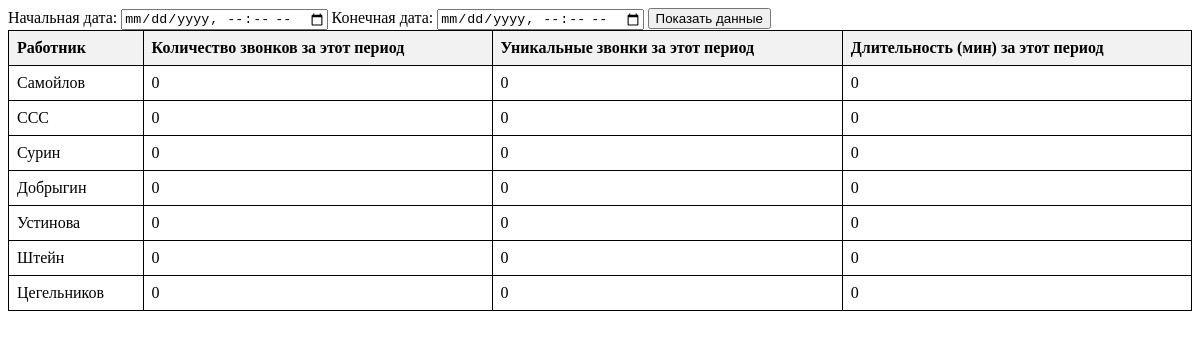
The page /show_more_data on the database its author committed.
### tables this page shows
CREATE TABLE persons (
	id INTEGER NOT NULL, 
	name VARCHAR NOT NULL, 
	phone VARCHAR NOT NULL, 
	PRIMARY KEY (id)
);

### main.py (the view)
@app.route('/show_more_data', methods=['GET', 'POST'])
def show_more_data():
    connect = sqlite3.connect('db/calls_mg.sqlite')
    cursor = connect.cursor()
    start = request.args.get('start', '')
    end = request.args.get('end', '')
    cursor.execute("SELECT name FROM persons")
    all_persons = [row[0] for row in cursor.fetchall()]
    cursor.execute(f"""
                            WITH FilteredCalls AS (
                                    SELECT DATE(c.datetime) AS date, p.name, c.phonea,
                                    count(c.phoneb) AS calls_count,
                                        count(distinct c.phoneb) AS uniq, SUM(c.billsec) / 60
                                        AS minutes
                                    FROM calls c
                                    INNER JOIN persons p ON c.phonea = p.phone
                                    WHERE c.phoneb > 4
                                        AND DATE(c.datetime) BETWEEN DATE('{start}')
                                         AND DATE('{end}')
                                    GROUP BY date, c.phonea, p.name
                                )
                                SELECT name, SUM(calls_count)
                                AS calls_count_for_that_time,
                                    SUM(uniq) AS unic_for_that_time, SUM(minutes)
                                    AS minutes_for_that_time
                                FROM FilteredCalls
                                GROUP BY name, phonea
                        """)
    row = cursor.fetchall()
    data1 = [
        {'name': name, 'calls_count_for_that_time': calls_count_for_that_time,
         'unic_for_that_time': unic_for_that_time,
         'minutes_for_that_time': minutes_for_that_time} for
        name, calls_count_for_that_time, unic_for_that_time,
        minutes_for_that_time in row]
    if not row:
        data1 = [{'name': name, 'calls_count_for_that_time': 0,
                  'unic_for_that_time': 0, 'minutes_for_that_time': 0} for
                 name in all_persons]
    data1_dict = {item['name']: item for item in data1}
    combined_data = list(data1_dict.values())
    return render_template('data_table_2nd.html',
                           data=combined_data)

### templates/data_table_2nd.html (shortened to what this page needs)
<!DOCTYPE html>
<html lang="en">
<head>
</head>
<body>
    <form action="/show_more_data" method="get">
        <label for="start">Начальная дата:</label>
        <input type="datetime-local" id="start" name="start" required>
        <label for="end">Конечная дата:</label>
        <input type="datetime-local" id="end" name="end" required>
        <input type="submit" value="Показать данные">
    </form>
    <table>
        <thead>
            <tr>
                <th>Работник</th>
                <th>Количество звонков за этот период</th>
                <th>Уникальные звонки за этот период</th>
                <th>Длительность (мин) за этот период</th>
            </tr>
        </thead>
        <tbody>
            {% for item in data %}
            <tr>
                <td>{{ item.name }}</td>
                <td>{{ item.calls_count_for_that_time }}</td>
                <td>{{ item.unic_for_that_time }}</td>
                <td>{{ item.minutes_for_that_time }}</td>
            </tr>
            {% endfor %}
        </tbody>
    </table>
</body>
</html>

### templates/data_table_2nd.html (style rules this page uses)
table { border-collapse: collapse; width: 100%; }
th, td { border: 1px solid black; padding: 8px; text-align: left; }
th { background-color: #f2f2f2; }

### rows shown on the page
persons: name "Самойлов", calls_count_for_that_time "0", unic_for_that_time "0", minutes_for_that_time "0"
persons: name "ССС", calls_count_for_that_time "0", unic_for_that_time "0", minutes_for_that_time "0"
persons: name "Сурин", calls_count_for_that_time "0", unic_for_that_time "0", minutes_for_that_time "0"
persons: name "Добрыгин", calls_count_for_that_time "0", unic_for_that_time "0", minutes_for_that_time "0"
persons: name "Устинова", calls_count_for_that_time "0", unic_for_that_time "0", minutes_for_that_time "0"
persons: name "Штейн", calls_count_for_that_time "0", unic_for_that_time "0", minutes_for_that_time "0"
persons: name "Цегельников", calls_count_for_that_time "0", unic_for_that_time "0", minutes_for_that_time "0"
